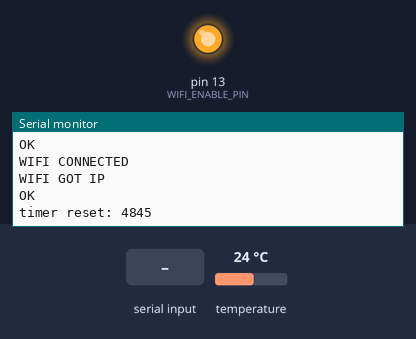
Recording of a sketch running on a simulated Arduino Uno, built with avr-gcc and run on an emulated ATmega328P. Parts: output pins drawn as LEDs (lit = HIGH), the last lines printed to the serial monitor. The test bench sets the inputs (shaded band); at power-on: temperature 24 °C. The modem accepts every AT command (registered, SIM ready, sends succeed) and sends nothing else.

Above: at 6.0 s.
6.1 s: "AT\n" received over Serial
8.2 s: "AT\n" received over the second serial link
10.4 s: "1\n" received over Serial
At 10.9 s:
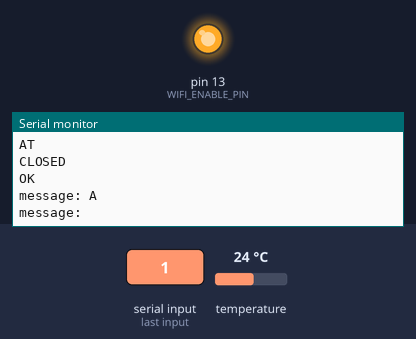
11.9 s: "1\n" received over the second serial link
At 13.2 s:
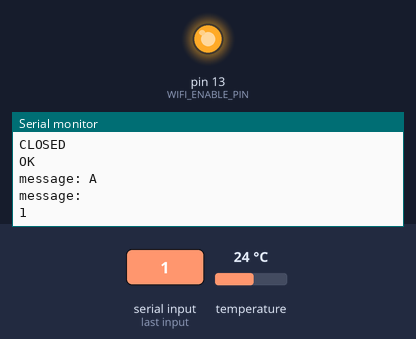

The sketch:

prueba_32u4-esp8266.ino
```cpp
#include <OneWire.h>
#include <DallasTemperature.h>
#include <SoftwareSerial.h>

//period between posts, set at 60 seconds
#define DELAY_PERIOD 60000

//pin for the DS18B20 temperature module
#define TEMPERATURE_PIN 3

// Important!! We use pin 13 for enable esp8266
#define WIFI_ENABLE_PIN 13

#define SSID "SSID"
#define PASS "*****"
#define PUBLIC_KEY "YOUR-PUBLIC-KEY-SPARKFUN"
#define PRIVATE_KEY "YOUR-PRAVATE-KEY-SPARKFUN"

#define DEBUG 0


OneWire oneWire(TEMPERATURE_PIN);
DallasTemperature sensors(&oneWire);

// use http://www.hacktronics.com/Tutorials/arduino-1-wire-address-finder.html
// to find the address of your DS18B20, it will be different then this
DeviceAddress thermometer = { 0x28, 0x60, 0xB7, 0xCC, 0x04, 0x00, 0x00, 0x76 };

char serialbuffer[100];//serial buffer for request command
long nextTime;//next time in millis that the temperature read will fire
int wifiConnected = 0;

SoftwareSerial mySerial(11, 12); // rx, tx

void setup()
{
    mySerial.begin(9600);//connection to ESP8266
    Serial.begin(9600); //serial debug

    if(DEBUG) {
      while(!Serial);
    }

    pinMode(13, OUTPUT);
    digitalWrite(13, HIGH);
    delay(1000);//delay

    //set mode needed for new boards
    mySerial.println("AT+RST");
    delay(3000);//delay after mode change
    mySerial.println("AT+CWMODE=1");
    delay(300);
    mySerial.println("AT+RST");
    delay(500);

    sensors.begin();

    nextTime = millis();//reset the timer
}

boolean connectWifi() {
 String cmd="AT+CWJAP=\"";
 cmd+=SSID;
 cmd+="\",\"";
 cmd+=PASS;
 cmd+="\"";
 Serial.println(cmd);
 mySerial.println(cmd);

 for(int i = 0; i < 20; i++) {
   Serial.print(".");
   if(mySerial.find("OK"))
   {
     wifiConnected = 1;
     break;
   }

   delay(50);
 }

 Serial.println(
   wifiConnected ?
   "OK, Connected to WiFi." :
   "Can not connect to the WiFi."
 );

 return wifiConnected;
}

void loop()
{

    if(!wifiConnected) {
      mySerial.println("AT");
      delay(1000);
      if(mySerial.find("OK")){
        Serial.println("Module Test: OK");
        connectWifi();
      }
    }

    if(!wifiConnected) {
      delay(500);
      return;
    }

    //output everything from ESP8266 to the Arduino Micro Serial output
    while (mySerial.available() > 0) {
      Serial.write(mySerial.read());
    }

    //to send commands to the ESP8266 from serial monitor (ex. check IP addr)
    if (Serial.available() > 0) {
       //read from serial monitor until terminating character
       int len = Serial.readBytesUntil('\n', serialbuffer, sizeof(serialbuffer));

       //trim buffer to length of the actual message
       String message = String(serialbuffer).substring(0,len-1);

       Serial.println("message: " + message);

       //check to see if the incoming serial message is an AT command
       if(message.substring(0,2)=="AT"){
         //make command request
         Serial.println("COMMAND REQUEST");
         mySerial.println(message);
       }//if not AT command, ignore
    }

    //wait for timer to expire
    if(nextTime<millis()){
      Serial.print("timer reset: ");
      Serial.println(nextTime);

      //reset timer
      nextTime = millis() + DELAY_PERIOD;

      //get temp
      sensors.requestTemperatures();
      //send temp
      SendTempData(sensors.getTempC(thermometer));

    }
}


//web request needs to be sent without the http for now, https still needs some working
void SendTempData(float temperature){
 char temp[10];

 Serial.print("temp: ");
 Serial.println(temperature);

 dtostrf(temperature,1,2,temp);

 //create start command
 String startcommand = "AT+CIPSTART=\"TCP\",\"data.sparkfun.com\", 80";

 mySerial.println(startcommand);
 Serial.println(startcommand);

 //test for a start error
 if(mySerial.find("Error")){
   Serial.println("error on start");
   return;
 }

 //create the request command
 String sendcommand = "GET /input/";
 sendcommand.concat(PUBLIC_KEY);
 sendcommand.concat("?private_key=");
 sendcommand.concat(PRIVATE_KEY);
 sendcommand.concat("&temp=");
 sendcommand.concat(String(temp));
 sendcommand.concat("\r\n");
 //sendcommand.concat(" HTTP/1.0\r\n\r\n");

 Serial.println(sendcommand);


 //send to ESP8266
 mySerial.print("AT+CIPSEND=");
 mySerial.println(sendcommand.length());

 //display command in serial monitor
 Serial.print("AT+CIPSEND=");
 Serial.println(sendcommand.length());

 if(mySerial.find(">"))
 {
   Serial.println(">");
 }else
 {
   mySerial.println("AT+CIPCLOSE");
   Serial.println("connect timeout");
   delay(1000);
   return;
 }

 //Serial.print("Debug:");
 //Serial.print(sendcommand);
 mySerial.print(sendcommand);
 delay(1000);
 mySerial.println("AT+CIPCLOSE");
}
```

Measured:
- after the input at 10.4 s, the serial monitor: prints a new line at once (image 1)
- after the input at 11.9 s, the serial monitor: prints a new line at once (image 2)
